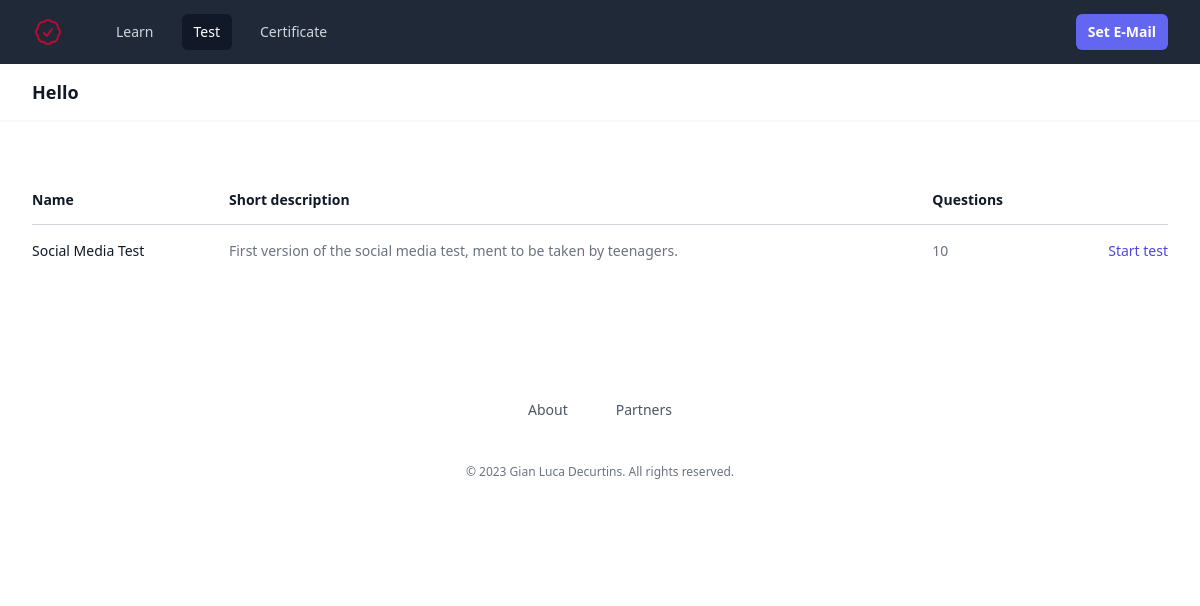
Page /test/ on the committed database.
### tables this page shows
CREATE TABLE test (
  test_id INTEGER PRIMARY KEY AUTOINCREMENT,
  name TEXT NOT NULL,
  short_description TEXT NOT NULL,
  description TEXT NOT NULL,
  number_of_questions INTEGER NOT NULL DEFAULT 10,
  pass_quota REAL NOT NULL DEFAULT 1.00
);

### socialmediacert/test.py (the view)
@bp.route("/")
def index():
    db = get_db()
    tests = db.execute(
        "SELECT test_id, name, short_description, number_of_questions, pass_quota FROM test"
    ).fetchall()
    return render_template("test/index.html", tests=tests)

### socialmediacert/db.py (called while the page is built)
def get_db():
    if "db" not in g:
        g.db = sqlite3.connect(
            current_app.config["DATABASE"], detect_types=sqlite3.PARSE_DECLTYPES
        )
        g.db.row_factory = sqlite3.Row
    return g.db

### socialmediacert/templates/test/index.html (shortened to what this page needs)
{% extends "base.html" %} {% block title %}Test{% endblock %} {% block content
%}
<div class="mt-8 flow-root">
  <div class="-mx-4 -my-2 overflow-x-auto sm:-mx-6 lg:-mx-8">
    <div class="inline-block min-w-full py-2 align-middle sm:px-6 lg:px-8">
      <table class="min-w-full divide-y divide-gray-300">
        <thead>
          <tr>
            <th
              scope="col"
              class="py-3.5 pl-4 pr-3 text-left text-sm font-semibold text-gray-900 sm:pl-0"
            >
              Name
            </th>
            <th
              scope="col"
              class="hidden px-3 py-3.5 text-left text-sm font-semibold text-gray-900 lg:table-cell"
            >
              Short description
            </th>
            <th
              scope="col"
              class="hidden px-3 py-3.5 text-left text-sm font-semibold text-gray-900 sm:table-cell"
            >
              Questions
            </th>
            <th scope="col" class="relative py-3.5 pl-3 pr-4 sm:pr-0">
            </th>
          </tr>
        </thead>
        <tbody class="divide-y divide-gray-200 bg-white">
          {% for test in tests %}
          <tr>
            <td
              class="whitespace-nowrap py-4 pl-4 pr-3 text-sm font-medium text-gray-900 sm:pl-0"
            >
              <a href="{{ url_for('test.detail', test_id=test['test_id']) }}"
                >{{ test['name'] }}</a
              >
            </td>
            <td
              class="hidden whitespace-nowrap px-3 py-4 text-sm text-gray-500 lg:table-cell"
            >
              {{ test['short_description'] }}
            </td>
            <td
              class="hidden whitespace-nowrap px-3 py-4 text-sm text-gray-500 sm:table-cell"
            >
              {{ test['number_of_questions'] }}
            </td>
            <td
              class="whitespace-nowrap py-4 pl-3 pr-4 text-right text-sm font-medium sm:pr-0"
            >
              <a
                href="{{ url_for('test.start', test_id=test['test_id']) }}"
                class="text-indigo-600 hover:text-indigo-900"
                >Start test</a
              >
            </td>
          </tr>
          {% endfor %}
        </tbody>
      </table>
    </div>
  </div>
</div>
{% endblock %}

### rows in the picture
test: name "Social Media Test", short_description "First version of the social media test, ment to be taken by teenagers.", number_of_questions "10"
